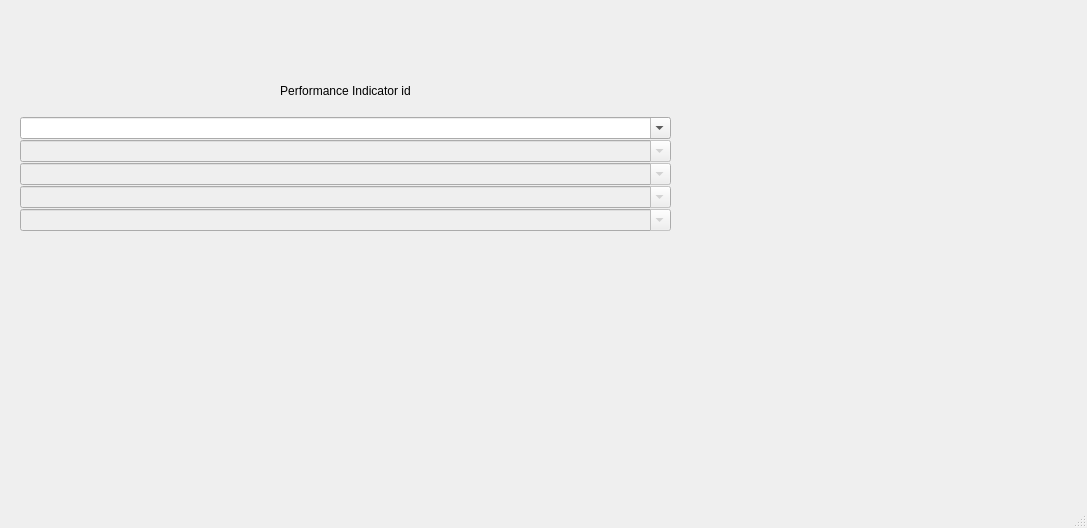
<?xml version="1.0" encoding="UTF-8"?>
<ui version="4.0">
 <class>MainWindow</class>
 <widget class="QMainWindow" name="MainWindow">
  <property name="geometry">
   <rect>
    <x>0</x>
    <y>0</y>
    <width>1087</width>
    <height>528</height>
   </rect>
  </property>
  <property name="windowTitle">
   <string>MainWindow</string>
  </property>
  <widget class="QWidget" name="centralwidget">
   <widget class="QWidget" name="gridLayoutWidget">
    <property name="geometry">
     <rect>
      <x>20</x>
      <y>70</y>
      <width>651</width>
      <height>161</height>
     </rect>
    </property>
    <layout class="QGridLayout" name="gridLayout_2">
     <item row="1" column="1">
      <layout class="QVBoxLayout" name="verticalLayout_pi">
       <property name="spacing">
        <number>1</number>
       </property>
       <item>
        <widget class="QComboBox" name="comboBox_pi1">
         <property name="editable">
          <bool>true</bool>
         </property>
         <property name="currentText">
          <string/>
         </property>
         <property name="currentIndex">
          <number>-1</number>
         </property>
         <item>
          <property name="text">
           <string>ola</string>
          </property>
         </item>
         <item>
          <property name="text">
           <string>ola2</string>
          </property>
         </item>
         <item>
          <property name="text">
           <string>ola3</string>
          </property>
         </item>
        </widget>
       </item>
       <item>
        <widget class="QComboBox" name="comboBox_pi2">
         <property name="enabled">
          <bool>false</bool>
         </property>
         <property name="editable">
          <bool>true</bool>
         </property>
         <property name="currentText">
          <string/>
         </property>
         <property name="currentIndex">
          <number>-1</number>
         </property>
         <item>
          <property name="text">
           <string>ola</string>
          </property>
         </item>
         <item>
          <property name="text">
           <string>ola2</string>
          </property>
         </item>
         <item>
          <property name="text">
           <string>ola3</string>
          </property>
         </item>
        </widget>
       </item>
       <item>
        <widget class="QComboBox" name="comboBox_pi3">
         <property name="enabled">
          <bool>false</bool>
         </property>
         <property name="editable">
          <bool>true</bool>
         </property>
         <property name="currentText">
          <string/>
         </property>
         <property name="currentIndex">
          <number>-1</number>
         </property>
         <item>
          <property name="text">
           <string>ola</string>
          </property>
         </item>
         <item>
          <property name="text">
           <string>ola2</string>
          </property>
         </item>
         <item>
          <property name="text">
           <string>ola3</string>
          </property>
         </item>
        </widget>
       </item>
       <item>
        <widget class="QComboBox" name="comboBox_pi4">
         <property name="enabled">
          <bool>false</bool>
         </property>
         <property name="editable">
          <bool>true</bool>
         </property>
         <property name="currentText">
          <string/>
         </property>
         <property name="currentIndex">
          <number>-1</number>
         </property>
         <item>
          <property name="text">
           <string>ola</string>
          </property>
         </item>
         <item>
          <property name="text">
           <string>ola2</string>
          </property>
         </item>
         <item>
          <property name="text">
           <string>ola3</string>
          </property>
         </item>
        </widget>
       </item>
       <item>
        <widget class="QComboBox" name="comboBox_pi5">
         <property name="enabled">
          <bool>false</bool>
         </property>
         <property name="editable">
          <bool>true</bool>
         </property>
         <property name="currentText">
          <string/>
         </property>
         <property name="currentIndex">
          <number>-1</number>
         </property>
         <item>
          <property name="text">
           <string>ola</string>
          </property>
         </item>
         <item>
          <property name="text">
           <string>ola2</string>
          </property>
         </item>
         <item>
          <property name="text">
           <string>ola3</string>
          </property>
         </item>
        </widget>
       </item>
      </layout>
     </item>
     <item row="0" column="1">
      <widget class="QLabel" name="label_5">
       <property name="text">
        <string>Performance Indicator id</string>
       </property>
       <property name="alignment">
        <set>Qt::AlignCenter</set>
       </property>
       <property name="wordWrap">
        <bool>true</bool>
       </property>
      </widget>
     </item>
    </layout>
   </widget>
  </widget>
  <widget class="QMenuBar" name="menubar">
   <property name="geometry">
    <rect>
     <x>0</x>
     <y>0</y>
     <width>1087</width>
     <height>26</height>
    </rect>
   </property>
  </widget>
  <widget class="QStatusBar" name="statusbar"/>
 </widget>
 <resources/>
 <connections/>
</ui>
